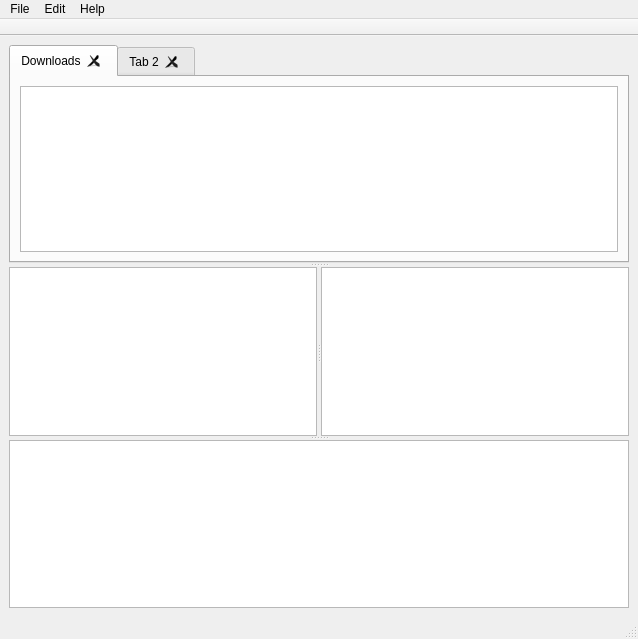
<?xml version="1.0" encoding="UTF-8"?>
<ui version="4.0">
 <class>MainWindow</class>
 <widget class="QMainWindow" name="MainWindow">
  <property name="geometry">
   <rect>
    <x>0</x>
    <y>0</y>
    <width>638</width>
    <height>639</height>
   </rect>
  </property>
  <property name="windowTitle">
   <string>MainWindow</string>
  </property>
  <widget class="QWidget" name="centralwidget">
   <layout class="QVBoxLayout" name="verticalLayout">
    <item>
     <widget class="QSplitter" name="splitter_3">
      <property name="orientation">
       <enum>Qt::Orientation::Vertical</enum>
      </property>
      <widget class="QTabWidget" name="project_directory_tabs">
       <property name="currentIndex">
        <number>0</number>
       </property>
       <property name="tabsClosable">
        <bool>true</bool>
       </property>
       <property name="movable">
        <bool>true</bool>
       </property>
       <widget class="QWidget" name="tab">
        <attribute name="title">
         <string>Downloads</string>
        </attribute>
        <layout class="QVBoxLayout" name="verticalLayout_2">
         <item>
          <widget class="QTreeView" name="download_file_directory">
           <property name="sortingEnabled">
            <bool>true</bool>
           </property>
          </widget>
         </item>
        </layout>
       </widget>
       <widget class="QWidget" name="tab_2">
        <attribute name="title">
         <string>Tab 2</string>
        </attribute>
       </widget>
      </widget>
      <widget class="QSplitter" name="splitter_2">
       <property name="orientation">
        <enum>Qt::Orientation::Vertical</enum>
       </property>
       <widget class="QSplitter" name="splitter">
        <property name="orientation">
         <enum>Qt::Orientation::Horizontal</enum>
        </property>
        <widget class="QTreeView" name="treeView">
         <property name="sortingEnabled">
          <bool>true</bool>
         </property>
        </widget>
        <widget class="QListView" name="listView"/>
       </widget>
       <widget class="QListView" name="listView_2"/>
      </widget>
     </widget>
    </item>
   </layout>
  </widget>
  <widget class="QMenuBar" name="menubar">
   <property name="geometry">
    <rect>
     <x>0</x>
     <y>0</y>
     <width>638</width>
     <height>21</height>
    </rect>
   </property>
   <widget class="QMenu" name="menuDashboard">
    <property name="title">
     <string>File</string>
    </property>
    <addaction name="actionClose"/>
   </widget>
   <widget class="QMenu" name="menuAnother_Thing">
    <property name="title">
     <string>Edit</string>
    </property>
   </widget>
   <widget class="QMenu" name="menuHelp">
    <property name="title">
     <string>Help</string>
    </property>
   </widget>
   <addaction name="menuDashboard"/>
   <addaction name="menuAnother_Thing"/>
   <addaction name="menuHelp"/>
  </widget>
  <widget class="QStatusBar" name="statusbar"/>
  <widget class="QToolBar" name="header">
   <property name="windowTitle">
    <string>header_bar</string>
   </property>
   <property name="movable">
    <bool>false</bool>
   </property>
   <property name="floatable">
    <bool>false</bool>
   </property>
   <attribute name="toolBarArea">
    <enum>TopToolBarArea</enum>
   </attribute>
   <attribute name="toolBarBreak">
    <bool>false</bool>
   </attribute>
  </widget>
  <action name="actionClose">
   <property name="text">
    <string>Close</string>
   </property>
  </action>
 </widget>
 <resources/>
 <connections/>
</ui>
